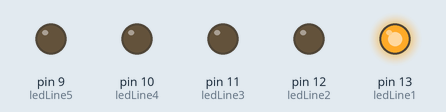
Recording of a sketch running on a simulated Arduino Uno, built with avr-gcc and run on an emulated ATmega328P. Shown: output pins drawn as LEDs (lit = HIGH).

Above: at 0.38 s.
At 0.73 s:
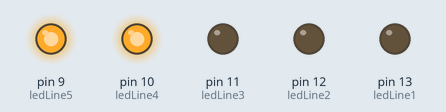
At 1.08 s:
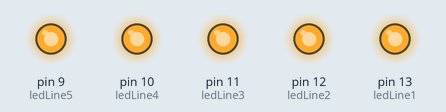
At 1.78 s:
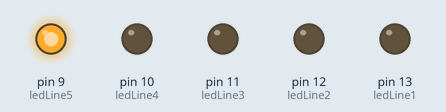
At 2.48 s:
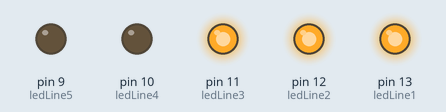
At 3.23 s:
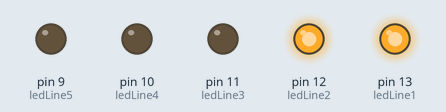
Timing chart, 0 to 3.5 s (numbered marks = the images above):
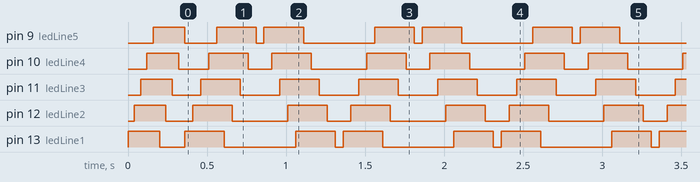

The sketch:

sketch_feb29a.ino
```cpp
const int ledLine1 = 13;
const int ledLine2 = 12;
const int ledLine3 = 11;
const int ledLine4 = 10;
const int ledLine5 = 9;

void setup() {
  // put your setup code here, to run once:
  pinMode(ledLine1, OUTPUT);
  pinMode(ledLine2, OUTPUT);
  pinMode(ledLine3, OUTPUT);
  pinMode(ledLine4, OUTPUT);
  pinMode(ledLine5, OUTPUT);

  digitalWrite(ledLine1, HIGH);
  delay(40);
  digitalWrite(ledLine2, HIGH);
  delay(40);
  digitalWrite(ledLine3, HIGH);
  delay(40);
  digitalWrite(ledLine4, HIGH);
  delay(40);
  digitalWrite(ledLine5, HIGH);
  delay(40);
  digitalWrite(ledLine1, LOW);
  delay(40);
  digitalWrite(ledLine2, LOW);
  delay(40);
  digitalWrite(ledLine3, LOW);
  delay(40);
  digitalWrite(ledLine4, LOW);
  delay(40);
  digitalWrite(ledLine5, LOW);
}

void loop() {
  // put your main code here, to run repeatedly:
    digitalWrite(ledLine1, HIGH);
    delay(50);
    digitalWrite(ledLine2, HIGH);
    delay(50);
    digitalWrite(ledLine3, HIGH);
    delay(50);
    digitalWrite(ledLine4, HIGH);
    delay(50);
    digitalWrite(ledLine5, HIGH);
    delay(50);
    digitalWrite(ledLine1, LOW);
    delay(50);
    digitalWrite(ledLine2, LOW);
    delay(50);
    digitalWrite(ledLine3, LOW);
    delay(50);
    digitalWrite(ledLine4, LOW);
    delay(50);
    digitalWrite(ledLine5, LOW);
    delay(50);
    digitalWrite(ledLine5, HIGH);
    delay(50);
    digitalWrite(ledLine4, HIGH);
    delay(50);
    digitalWrite(ledLine3, HIGH);
    delay(50);
    digitalWrite(ledLine2, HIGH);
    delay(50);
    digitalWrite(ledLine1, HIGH);
    delay(50);
    digitalWrite(ledLine5, LOW);
    delay(50);
    digitalWrite(ledLine4, LOW);
    delay(50);
    digitalWrite(ledLine3, LOW);
    delay(50);
    digitalWrite(ledLine2, LOW);
    delay(50);
    digitalWrite(ledLine1, LOW);
    delay(50);
}
```

Measured:
- by itself, pin 9 (ledLine5): repeats every 1.0 s: HIGH 0.25 s, LOW 0.05 s, HIGH 0.25 s, LOW 0.45 s
- by itself, pin 10 (ledLine4): repeats every 1.0 s: HIGH 0.25 s, LOW 0.15 s, HIGH 0.25 s, LOW 0.35 s
- by itself, pin 11 (ledLine3): alternates HIGH for 0.25 s and LOW for 0.25 s
- by itself, pin 12 (ledLine2): repeats every 1.0 s: HIGH 0.25 s, LOW 0.35 s, HIGH 0.25 s, LOW 0.15 s
- by itself, pin 13 (ledLine1): repeats every 1.0 s: HIGH 0.25 s, LOW 0.45 s, HIGH 0.25 s, LOW 0.05 s
